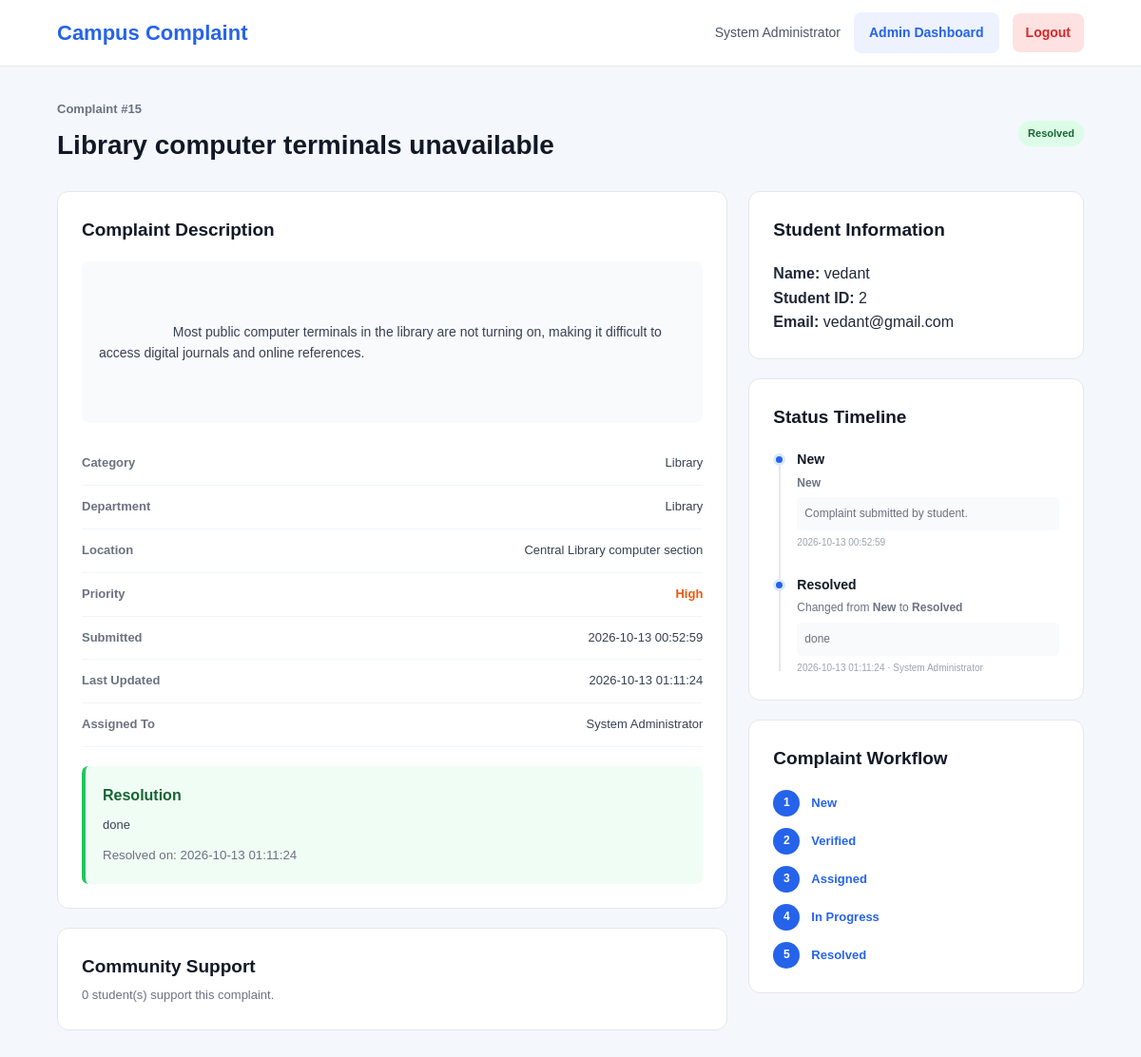
Page /complaint/15 (signed in) on the committed database.
### tables this page shows
CREATE TABLE admins (
            id INTEGER PRIMARY KEY AUTOINCREMENT,
            name TEXT NOT NULL,
            email TEXT UNIQUE NOT NULL,
            password TEXT NOT NULL,
            role TEXT DEFAULT 'admin',
            created_at TIMESTAMP DEFAULT CURRENT_TIMESTAMP
        );

CREATE TABLE complaints (
            id INTEGER PRIMARY KEY AUTOINCREMENT,

            student_id INTEGER NOT NULL,

            title TEXT NOT NULL,
            description TEXT NOT NULL,

            category TEXT NOT NULL,

            department_id INTEGER,

            location TEXT,

            priority TEXT DEFAULT 'Medium',

            status TEXT DEFAULT 'New',

            assigned_to INTEGER,

            resolution TEXT,

            created_at TIMESTAMP DEFAULT CURRENT_TIMESTAMP,
            updated_at TIMESTAMP DEFAULT CURRENT_TIMESTAMP,
            resolved_at TIMESTAMP,

            FOREIGN KEY (student_id)
                REFERENCES students(id)
                ON DELETE CASCADE,

            FOREIGN KEY (department_id)
                REFERENCES departments(id)
                ON DELETE SET NULL,

            FOREIGN KEY (assigned_to)
                REFERENCES admins(id)
                ON DELETE SET NULL
        );

CREATE TABLE departments (
            id INTEGER PRIMARY KEY AUTOINCREMENT,
            name TEXT UNIQUE NOT NULL,
            description TEXT
        );

CREATE TABLE students (
            id INTEGER PRIMARY KEY AUTOINCREMENT,
            student_id TEXT UNIQUE NOT NULL,
            name TEXT NOT NULL,
            email TEXT UNIQUE NOT NULL,
            password TEXT NOT NULL,
            department TEXT,
            year TEXT,
            division TEXT,
            phone TEXT,
            created_at TIMESTAMP DEFAULT CURRENT_TIMESTAMP
        );

CREATE TABLE complaint_status_history (
            id INTEGER PRIMARY KEY AUTOINCREMENT,

            complaint_id INTEGER NOT NULL,

            old_status TEXT,
            new_status TEXT NOT NULL,

            changed_by INTEGER,

            note TEXT,

            changed_at TIMESTAMP DEFAULT CURRENT_TIMESTAMP,

            FOREIGN KEY (complaint_id)
                REFERENCES complaints(id)
                ON DELETE CASCADE,

            FOREIGN KEY (changed_by)
                REFERENCES admins(id)
                ON DELETE SET NULL
        );

### app.py (the view, shortened to what this page needs)
@app.route("/complaint/<int:complaint_id>")
def complaint_details(complaint_id):
    if "user_id" not in session:
        return redirect(url_for("login"))
    conn = get_db_connection()
    complaint = conn.execute(
        """
        SELECT
            c.*,

            s.name AS student_name,
            s.student_id AS student_number,
            s.email AS student_email,

            d.name AS department_name,

            a.name AS assigned_admin

        FROM complaints c

        JOIN students s
            ON c.student_id = s.id

        LEFT JOIN departments d
            ON c.department_id = d.id

        LEFT JOIN admins a
            ON c.assigned_to = a.id

        WHERE c.id = ?
        """,
        (complaint_id,)
    ).fetchone()
    support_count = conn.execute(
        """
        SELECT COUNT(*)
        FROM complaint_support
        WHERE complaint_id = ?
        """,
        (complaint_id,)
    ).fetchone()[0]
    user_supported = False
    history = conn.execute(
        """
        SELECT
            h.*,
            a.name AS admin_name

        FROM complaint_status_history h

        LEFT JOIN admins a
            ON h.changed_by = a.id

        WHERE h.complaint_id = ?

        ORDER BY h.changed_at ASC
        """,
        (complaint_id,)
    ).fetchall()
    conn.close()
    return render_template(
        "complaint_details.html",
        complaint=complaint,
        support_count=support_count,
        user_supported=user_supported,
        history=history
    )

### templates/complaint_details.html (shortened to what this page needs)
<!DOCTYPE html>
<html lang="en">
<head>
    <link rel="stylesheet"
          href="{{ url_for('static', filename='css/style.css') }}">
</head>
<body>
<nav class="navbar">
    <div class="navbar-brand">
        <h2>Campus Complaint</h2>
    </div>
    <div class="navbar-user">
        <span>
            {{ session.get('user_name') }}
        </span>
        {% if session.get('user_type') == 'student' %}
            <a href="{{ url_for('student_dashboard') }}"
               class="secondary-btn">
                Dashboard
            </a>
        {% elif session.get('user_type') == 'admin' %}
            <a href="{{ url_for('admin_dashboard') }}"
               class="secondary-btn">
                Admin Dashboard
            </a>
        {% endif %}
        <a href="{{ url_for('logout') }}"
           class="logout-btn">
            Logout
        </a>
    </div>
</nav>
<div class="details-container">
    <div class="details-header">
        <div>
            <p class="complaint-number">
                Complaint #{{ complaint['id'] }}
            </p>
            <h1>
                {{ complaint['title'] }}
            </h1>
        </div>
        <span class="status
            status-{{ complaint['status']
            | lower
            | replace(' ', '-') }}">
            {{ complaint['status'] }}
        </span>
    </div>
    <div class="details-grid">
        <div class="details-main">
            <div class="details-card">
                <h2>Complaint Description</h2>
                <div class="description-box">
                    {{ complaint['description'] }}
                </div>
                <div class="detail-row">
                    <span class="detail-label">
                        Category
                    </span>
                    <span class="detail-value">
                        {{ complaint['category'] }}
                    </span>
                </div>
                <div class="detail-row">
                    <span class="detail-label">
                        Department
                    </span>
                    <span class="detail-value">
                        {{ complaint['department_name']
                           or 'Not Assigned' }}
                    </span>
                </div>
                <div class="detail-row">
                    <span class="detail-label">
                        Location
                    </span>
                    <span class="detail-value">
                        {{ complaint['location']
                           or 'Not Provided' }}
                    </span>
                </div>
                <div class="detail-row">
                    <span class="detail-label">
                        Priority
                    </span>
                    <span class="detail-value priority-{{ complaint['priority']|lower }}">
                        {{ complaint['priority'] }}
                    </span>
                </div>
                <div class="detail-row">
                    <span class="detail-label">
                        Submitted
                    </span>
                    <span class="detail-value">
                        {{ complaint['created_at'] }}
                    </span>
                </div>
                <div class="detail-row">
                    <span class="detail-label">
                        Last Updated
                    </span>
                    <span class="detail-value">
                        {{ complaint['updated_at'] }}
                    </span>
                </div>
                <div class="detail-row">
                    <span class="detail-label">
                        Assigned To
                    </span>
                    <span class="detail-value">
                        {{ complaint['assigned_admin']
                           or 'Not Assigned' }}
                    </span>
                </div>
                {% if complaint['resolution'] %}
                    <div class="resolution-box">
                        <h3>Resolution</h3>
                        <p>
                            {{ complaint['resolution'] }}
                        </p>
                        {% if complaint['resolved_at'] %}
                            <small>
                                Resolved on:
                                {{ complaint['resolved_at'] }}
                            </small>
                        {% endif %}
                    </div>
                {% endif %}
            </div>
            <div class="details-card support-card">
                <div>
                    <h2>
                        Community Support
                    </h2>
                    <p>
                        {{ support_count }}
                        student(s) support this complaint.
                    </p>
                </div>
            </div>
        </div>
        <div class="details-sidebar">
            {% if session.get('user_type') == 'admin' %}
                <div class="details-card">
                    <h2>Student Information</h2>
                    <div class="student-info">
                        <p>
                            <strong>Name:</strong>
                            {{ complaint['student_name'] }}
                        </p>
                        <p>
                            <strong>Student ID:</strong>
                            {{ complaint['student_number'] }}
                        </p>
                        <p>
                            <strong>Email:</strong>
                            {{ complaint['student_email'] }}
                        </p>
                    </div>
                </div>
            {% endif %}
            <div class="details-card">
                <h2>Status Timeline</h2>
                {% if history %}
                    <div class="timeline">
                        {% for item in history %}
                            <div class="timeline-item">
                                <div class="timeline-dot"></div>
                                <div class="timeline-content">
                                    <h3>
                                        {{ item['new_status'] }}
                                    </h3>
                                    <p>
                                        {% if item['old_status'] %}
                                            Changed from
                                            <strong>
                                                {{ item['old_status'] }}
                                            </strong>
                                            to
                                        {% endif %}
                                        <strong>
                                            {{ item['new_status'] }}
                                        </strong>
                                    </p>
                                    {% if item['note'] %}
                                        <p class="timeline-note">
                                            {{ item['note'] }}
                                        </p>
                                    {% endif %}
                                    <small>
                                        {{ item['changed_at'] }}
                                        {% if item['admin_name'] %}
                                            ·
                                            {{ item['admin_name'] }}
                                        {% endif %}
                                    </small>
                                </div>
                            </div>
                        {% endfor %}
                    </div>
                {% else %}
                    <p class="empty-text">
                        No status history available.
                    </p>
                {% endif %}
            </div>
            <div class="details-card">
                <h2>Complaint Workflow</h2>
                <div class="workflow">
                    <div class="workflow-step
                        {% if complaint['status'] in
                        ['New', 'Verified', 'Assigned',
                         'In Progress', 'Resolved', 'Closed'] %}
                        active
                        {% endif %}">
                        <span>1</span>
                        <p>New</p>
                    </div>
                    <div class="workflow-step
                        {% if complaint['status'] in
                        ['Verified', 'Assigned',
                         'In Progress', 'Resolved', 'Closed'] %}
                        active
                        {% endif %}">
                        <span>2</span>
                        <p>Verified</p>
                    </div>
                    <div class="workflow-step
                        {% if complaint['status'] in
                        ['Assigned', 'In Progress',
                         'Resolved', 'Closed'] %}
                        active
                        {% endif %}">
                        <span>3</span>
                        <p>Assigned</p>
                    </div>
                    <div class="workflow-step
                        {% if complaint['status'] in
                        ['In Progress', 'Resolved', 'Closed'] %}
                        active
                        {% endif %}">
                        <span>4</span>
                        <p>In Progress</p>
                    </div>
                    <div class="workflow-step
                        {% if complaint['status'] in
                        ['Resolved', 'Closed'] %}
                        active
                        {% endif %}">
                        <span>5</span>
                        <p>Resolved</p>
                    </div>
                </div>
            </div>
        </div>
    </div>
</div>
</body>
</html>

### rows in the picture
admins: get "System Administrator", name "System Administrator"
complaints: id "15", title "Library computer terminals unavailable", status "Resolved", description "Most public computer terminals in the library are not turning on, making it difficult to access digital journals and online references.", category "Library", location "Central Library computer section", priority "High", created_at "2026-10-13 00:52:59", updated_at "2026-10-13 01:11:24", resolution "done", resolved_at "2026-10-13 01:11:24"
departments: name "Library"
students: student_name "vedant", student_number "2", student_email "vedant@gmail.com"
complaint_status_history: new_status "New", note "Complaint submitted by student.", changed_at "2026-10-13 00:52:59"
complaint_status_history: new_status "Resolved", old_status "New", note "done", changed_at "2026-10-13 01:11:24", admin_name "System Administrator"

### other values in the picture
{{ support_count }} "0"
